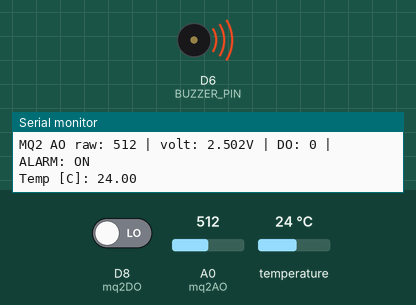
The sketch below on a simulated Arduino Uno R4 WiFi. Shown: buzzer (waves = sounding), the last lines printed to the serial monitor. The inputs (shaded band) are chosen by the test bench; at power-on: A0 (mq2AO) = 512, D8 (mq2DO) LOW, temperature 24 °C. WiFi joins after 1.5 s; servers stay silent unless stated; no MQTT or app messages arrive unless stated.

Above: at 3.7 s.
3.8 s: A0 (mq2AO) set to 491
At 4.8 s:
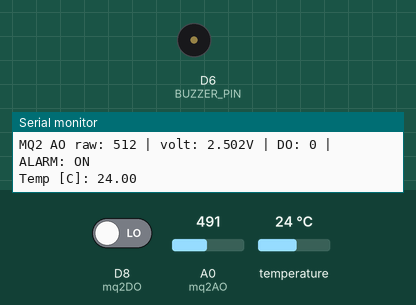
7.1 s: A0 (mq2AO) set to 511
At 8.5 s:
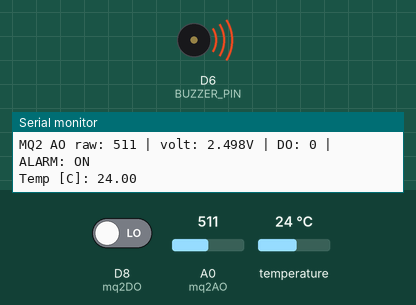
10.7 s: A0 (mq2AO) set to 306
12.4 s: A0 (mq2AO) set to 716
At 13.7 s:
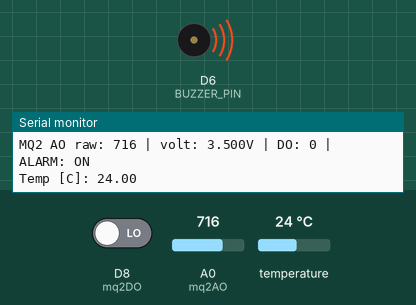
Timing chart, 0 to 17.0 s (numbered marks = the images above; inputs shaded):
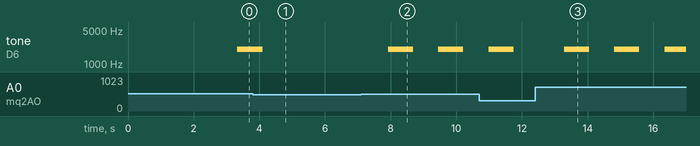

The sketch:

smoke_heat_sensor_mqtt.ino
```cpp
#include <OneWire.h>
#include <DallasTemperature.h>
#include <WiFiS3.h>
#include <PubSubClient.h>

// ================= WiFi / MQTT =================
const char* ssid = "iGrowth";
const char* pass = "new1234~!";

const char* mqttHost = "223.171.136.185";
const int   mqttPort = 1883;

WiFiClient net;
PubSubClient mqtt(net);

// ================= deviceId 분리 =================
const char* deviceIdGas  = "1";
const char* deviceIdHeat = "2";

String topicGas;   // hdc/device/{deviceIdGas}/safety/data
String topicHeat;  // hdc/device/{deviceIdHeat}/safety/data

// ================= DS18B20 =================
#define DS_PIN 13
OneWire oneWire(DS_PIN);
DallasTemperature sensors(&oneWire);

// ================= MQ-2 =================
// AO -> A0, DO -> D8
const int mq2AO = A0;
const int mq2DO = 8;

// UNO R4에서 analogRead는 보통 0~1023 스케일.
const float ADC_REF_VOLT = 5.0;
const float ADC_MAX = 1023.0;

// ================= Buzzer =================
const int BUZZER_PIN = 6;         // 부저 연결 핀 (D6)
const int BUZZER_FREQ = 2000;     // 2kHz 정도
const unsigned long BEEP_ON_MS  = 200;
const unsigned long BEEP_OFF_MS = 200;

bool buzzerOn = false;
unsigned long lastBeepToggleAt = 0;

// ================= Alarm Threshold =================
const float TEMP_ALARM_C = 70.0;
const int   GAS_ALARM_RAW = 500;

// ================= Publish 주기 =================
const unsigned long PUB_INTERVAL = 2000; // 2초
unsigned long lastPubAt = 0;

// ================= Connect =================
void connectWiFi() {
  while (WiFi.status() != WL_CONNECTED) {
    WiFi.begin(ssid, pass);
    delay(1000);
  }
}

void connectMQTT() {
  mqtt.setServer(mqttHost, mqttPort);
  while (!mqtt.connected()) {
    String clientId = "uno-r4-";
    clientId += String(millis());

    if (mqtt.connect(clientId.c_str(), "server", "server1883")) {
      // PUB-only
    } else {
      Serial.print("MQTT connect failed, rc=");
      Serial.println(mqtt.state());
      delay(1000);
    }
  }
}

// ================= Publish helpers =================
void publishJsonToTopic(const String& topic, const char* sensorType, float value, const char* unit) {
  String payload = String("{\"sensorType\":\"") + sensorType +
                   "\",\"value\":" + String(value, 2) +
                   ",\"unit\":\"" + unit + "\"}";
  mqtt.publish(topic.c_str(), payload.c_str());
}

// ================= Buzzer helpers (non-blocking) =================
void buzzerOff() {
  noTone(BUZZER_PIN);
  buzzerOn = false;
}

void buzzerTick(bool alarmActive, unsigned long now) {
  if (!alarmActive) {
    buzzerOff();
    return;
  }

  // alarmActive == true -> 비프 패턴 실행
  unsigned long interval = buzzerOn ? BEEP_ON_MS : BEEP_OFF_MS;
  if (now - lastBeepToggleAt >= interval) {
    lastBeepToggleAt = now;
    buzzerOn = !buzzerOn;

    if (buzzerOn) tone(BUZZER_PIN, BUZZER_FREQ);
    else          noTone(BUZZER_PIN);
  }
}

void setup() {
  Serial.begin(9600);

  pinMode(mq2DO, INPUT);
  pinMode(BUZZER_PIN, OUTPUT);
  buzzerOff();

  sensors.begin();

  connectWiFi();
  connectMQTT();

  topicGas  = String("hdc/device/") + deviceIdGas  + "/safety/data";
  topicHeat = String("hdc/device/") + deviceIdHeat + "/safety/data";
}

void loop() {
  if (WiFi.status() != WL_CONNECTED) connectWiFi();
  if (!mqtt.connected()) connectMQTT();
  mqtt.loop();

  // ---- MQ-2 측정 ----
  int gasRaw = analogRead(mq2AO);  // 0~1023
  int gasDO  = digitalRead(mq2DO);

  float gasVolt = gasRaw * (ADC_REF_VOLT / ADC_MAX);

  // ---- Temperature 측정 ----
  sensors.requestTemperatures();
  float tempC = sensors.getTempCByIndex(0);

  // ---- Alarm 판단 ----
  bool alarmActive = (tempC >= TEMP_ALARM_C) || (gasRaw >= GAS_ALARM_RAW);

  // ---- Buzzer (non-blocking) ----
  unsigned long now = millis();
  buzzerTick(alarmActive, now);

  // ---- Serial ----
  Serial.print("MQ2 AO raw: ");
  Serial.print(gasRaw);
  Serial.print(" | volt: ");
  Serial.print(gasVolt, 3);
  Serial.print("V | DO: ");
  Serial.print(gasDO);
  Serial.print(" | ALARM: ");
  Serial.println(alarmActive ? "ON" : "OFF");

  Serial.print("Temp [C]: ");
  Serial.println(tempC);

  // ---- Publish ----
  if (now - lastPubAt >= PUB_INTERVAL) {
    lastPubAt = now;

    publishJsonToTopic(topicGas, "GAS", (float)gasRaw, "raw");
    publishJsonToTopic(topicGas, "GAS_DO", (float)gasDO, "bool");
    publishJsonToTopic(topicHeat, "HEAT", tempC, "C");
  }
}
```

Measured:
- the behaviour switches between 500 and 499 on A0 (mq2AO) (found by bisection; images 0 and 1)
- after the input at 3.8 s, tone on D6 (BUZZER_PIN): goes on until 4.1 s, then stays silent
- after the input at 7.1 s, tone on D6 (BUZZER_PIN): alternates 2000 Hz for 0.77 s and silent for 0.76 s, starting after 0.82 s
- after the input at 12.4 s, tone on D6 (BUZZER_PIN): alternates 2000 Hz for 0.77 s and silent for 0.76 s, starting after 0.88 s
